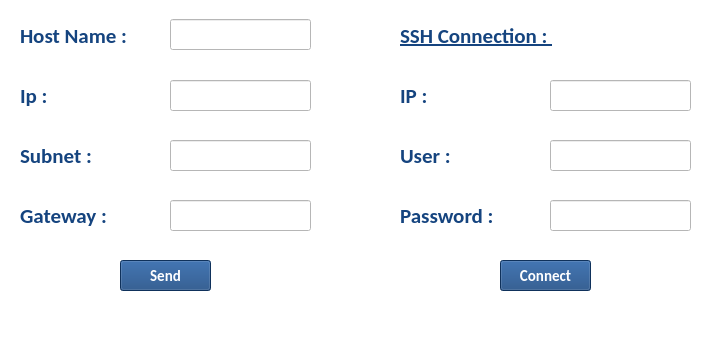
<?xml version="1.0" encoding="UTF-8"?>
<ui version="4.0">
 <class>MainWindow</class>
 <widget class="QMainWindow" name="MainWindow">
  <property name="geometry">
   <rect>
    <x>0</x>
    <y>0</y>
    <width>710</width>
    <height>341</height>
   </rect>
  </property>
  <property name="windowTitle">
   <string>MainWindow</string>
  </property>
  <property name="styleSheet">
   <string notr="true">background-color: rgb(255, 255, 255);</string>
  </property>
  <widget class="QWidget" name="centralwidget">
   <widget class="QLabel" name="gateway">
    <property name="geometry">
     <rect>
      <x>20</x>
      <y>200</y>
      <width>111</width>
      <height>31</height>
     </rect>
    </property>
    <property name="font">
     <font>
      <family>Calibri</family>
      <pointsize>16</pointsize>
      <weight>75</weight>
      <bold>true</bold>
     </font>
    </property>
    <property name="styleSheet">
     <string notr="true">color: rgb(21, 68, 127);</string>
    </property>
    <property name="text">
     <string>Gateway :</string>
    </property>
   </widget>
   <widget class="QLabel" name="subnet">
    <property name="geometry">
     <rect>
      <x>20</x>
      <y>140</y>
      <width>111</width>
      <height>31</height>
     </rect>
    </property>
    <property name="font">
     <font>
      <family>Calibri</family>
      <pointsize>16</pointsize>
      <weight>75</weight>
      <bold>true</bold>
     </font>
    </property>
    <property name="styleSheet">
     <string notr="true">color: rgb(21, 68, 127);</string>
    </property>
    <property name="text">
     <string>Subnet :</string>
    </property>
   </widget>
   <widget class="QPushButton" name="connect_btn">
    <property name="geometry">
     <rect>
      <x>500</x>
      <y>260</y>
      <width>91</width>
      <height>31</height>
     </rect>
    </property>
    <property name="font">
     <font>
      <family>Calibri</family>
      <pointsize>11</pointsize>
      <weight>75</weight>
      <italic>false</italic>
      <bold>true</bold>
     </font>
    </property>
    <property name="styleSheet">
     <string notr="true">background-color: rgb(21, 68, 127);
color: rgb(255, 255, 255);</string>
    </property>
    <property name="text">
     <string>Connect</string>
    </property>
   </widget>
   <widget class="QLabel" name="ipLabel">
    <property name="geometry">
     <rect>
      <x>400</x>
      <y>80</y>
      <width>111</width>
      <height>31</height>
     </rect>
    </property>
    <property name="font">
     <font>
      <family>Calibri</family>
      <pointsize>16</pointsize>
      <weight>75</weight>
      <bold>true</bold>
     </font>
    </property>
    <property name="styleSheet">
     <string notr="true">color: rgb(21, 68, 127);</string>
    </property>
    <property name="text">
     <string>IP : </string>
    </property>
   </widget>
   <widget class="QPushButton" name="send_btn">
    <property name="geometry">
     <rect>
      <x>120</x>
      <y>260</y>
      <width>91</width>
      <height>31</height>
     </rect>
    </property>
    <property name="font">
     <font>
      <family>Calibri</family>
      <pointsize>11</pointsize>
      <weight>75</weight>
      <italic>false</italic>
      <bold>true</bold>
     </font>
    </property>
    <property name="styleSheet">
     <string notr="true">background-color: rgb(21, 68, 127);
color: rgb(255, 255, 255);</string>
    </property>
    <property name="text">
     <string>Send</string>
    </property>
   </widget>
   <widget class="QLabel" name="ip">
    <property name="geometry">
     <rect>
      <x>20</x>
      <y>80</y>
      <width>111</width>
      <height>31</height>
     </rect>
    </property>
    <property name="font">
     <font>
      <family>Calibri</family>
      <pointsize>16</pointsize>
      <weight>75</weight>
      <bold>true</bold>
     </font>
    </property>
    <property name="styleSheet">
     <string notr="true">color: rgb(21, 68, 127);</string>
    </property>
    <property name="text">
     <string>Ip :</string>
    </property>
   </widget>
   <widget class="QLabel" name="hostname">
    <property name="geometry">
     <rect>
      <x>20</x>
      <y>20</y>
      <width>111</width>
      <height>31</height>
     </rect>
    </property>
    <property name="font">
     <font>
      <family>Calibri</family>
      <pointsize>16</pointsize>
      <weight>75</weight>
      <bold>true</bold>
     </font>
    </property>
    <property name="styleSheet">
     <string notr="true">color: rgb(21, 68, 127);</string>
    </property>
    <property name="text">
     <string>Host Name : </string>
    </property>
   </widget>
   <widget class="QLabel" name="passLabel">
    <property name="geometry">
     <rect>
      <x>400</x>
      <y>200</y>
      <width>111</width>
      <height>31</height>
     </rect>
    </property>
    <property name="font">
     <font>
      <family>Calibri</family>
      <pointsize>16</pointsize>
      <weight>75</weight>
      <bold>true</bold>
     </font>
    </property>
    <property name="styleSheet">
     <string notr="true">color: rgb(21, 68, 127);</string>
    </property>
    <property name="text">
     <string>Password :</string>
    </property>
   </widget>
   <widget class="QLabel" name="userLabel">
    <property name="geometry">
     <rect>
      <x>400</x>
      <y>140</y>
      <width>111</width>
      <height>31</height>
     </rect>
    </property>
    <property name="font">
     <font>
      <family>Calibri</family>
      <pointsize>16</pointsize>
      <weight>75</weight>
      <bold>true</bold>
     </font>
    </property>
    <property name="styleSheet">
     <string notr="true">color: rgb(21, 68, 127);</string>
    </property>
    <property name="text">
     <string>User :</string>
    </property>
   </widget>
   <widget class="QLabel" name="hostname_3">
    <property name="geometry">
     <rect>
      <x>400</x>
      <y>20</y>
      <width>161</width>
      <height>31</height>
     </rect>
    </property>
    <property name="font">
     <font>
      <family>Calibri</family>
      <pointsize>16</pointsize>
      <weight>75</weight>
      <bold>true</bold>
      <underline>true</underline>
     </font>
    </property>
    <property name="styleSheet">
     <string notr="true">color: rgb(21, 68, 127);</string>
    </property>
    <property name="text">
     <string>SSH Connection : </string>
    </property>
   </widget>
   <widget class="QLineEdit" name="hostn_text">
    <property name="geometry">
     <rect>
      <x>170</x>
      <y>19</y>
      <width>141</width>
      <height>31</height>
     </rect>
    </property>
   </widget>
   <widget class="QLineEdit" name="ip_text">
    <property name="geometry">
     <rect>
      <x>170</x>
      <y>80</y>
      <width>141</width>
      <height>31</height>
     </rect>
    </property>
   </widget>
   <widget class="QLineEdit" name="subnet_text">
    <property name="geometry">
     <rect>
      <x>170</x>
      <y>140</y>
      <width>141</width>
      <height>31</height>
     </rect>
    </property>
   </widget>
   <widget class="QLineEdit" name="gateway_text">
    <property name="geometry">
     <rect>
      <x>170</x>
      <y>200</y>
      <width>141</width>
      <height>31</height>
     </rect>
    </property>
   </widget>
   <widget class="QLineEdit" name="ssh_user">
    <property name="geometry">
     <rect>
      <x>550</x>
      <y>140</y>
      <width>141</width>
      <height>31</height>
     </rect>
    </property>
   </widget>
   <widget class="QLineEdit" name="ssh_pass">
    <property name="geometry">
     <rect>
      <x>550</x>
      <y>200</y>
      <width>141</width>
      <height>31</height>
     </rect>
    </property>
   </widget>
   <widget class="QLineEdit" name="ssh_ip">
    <property name="geometry">
     <rect>
      <x>550</x>
      <y>80</y>
      <width>141</width>
      <height>31</height>
     </rect>
    </property>
   </widget>
  </widget>
  <widget class="QMenuBar" name="menubar">
   <property name="geometry">
    <rect>
     <x>0</x>
     <y>0</y>
     <width>710</width>
     <height>21</height>
    </rect>
   </property>
  </widget>
  <widget class="QStatusBar" name="statusbar"/>
 </widget>
 <resources/>
 <connections/>
</ui>
